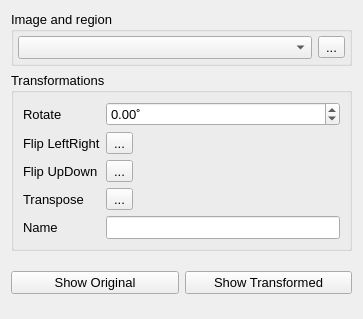
<?xml version="1.0" encoding="UTF-8"?>
<ui version="4.0">
 <class>XRD2</class>
 <widget class="QWidget" name="XRD2">
  <property name="geometry">
   <rect>
    <x>0</x>
    <y>0</y>
    <width>363</width>
    <height>319</height>
   </rect>
  </property>
  <property name="font">
   <font>
    <pointsize>10</pointsize>
   </font>
  </property>
  <property name="windowTitle">
   <string>Form</string>
  </property>
  <layout class="QVBoxLayout" name="verticalLayout">
   <item>
    <widget class="QGroupBox" name="groupBox">
     <property name="title">
      <string>Image and region</string>
     </property>
     <layout class="QHBoxLayout" name="horizontalLayout_2">
      <property name="leftMargin">
       <number>4</number>
      </property>
      <property name="topMargin">
       <number>4</number>
      </property>
      <property name="rightMargin">
       <number>4</number>
      </property>
      <property name="bottomMargin">
       <number>4</number>
      </property>
      <item>
       <widget class="QComboBox" name="image">
        <property name="neutrinoImage" stdset="0">
         <bool>true</bool>
        </property>
       </widget>
      </item>
      <item>
       <widget class="QToolButton" name="rectROI">
        <property name="text">
         <string>...</string>
        </property>
        <property name="icon">
         <iconset resource="../../../build-neutrinoMaster-Brew-Debug/src/qrc/icons.qrc">
          <normaloff>:/icons/rect.png</normaloff>:/icons/rect.png</iconset>
        </property>
       </widget>
      </item>
     </layout>
    </widget>
   </item>
   <item>
    <widget class="QGroupBox" name="groupBox_5">
     <property name="font">
      <font>
       <pointsize>10</pointsize>
      </font>
     </property>
     <property name="title">
      <string>Transformations</string>
     </property>
     <layout class="QFormLayout" name="formLayout">
      <item row="0" column="0">
       <widget class="QLabel" name="label_4">
        <property name="text">
         <string>Rotate</string>
        </property>
       </widget>
      </item>
      <item row="1" column="0">
       <widget class="QLabel" name="label_3">
        <property name="text">
         <string>Flip LeftRight</string>
        </property>
       </widget>
      </item>
      <item row="1" column="1">
       <widget class="QToolButton" name="flipLR">
        <property name="text">
         <string>...</string>
        </property>
        <property name="icon">
         <iconset resource="../../../build-neutrinoMaster-Brew-Debug/src/qrc/icons.qrc">
          <normaloff>:/icons/flipLeftRight.png</normaloff>:/icons/flipLeftRight.png</iconset>
        </property>
        <property name="checkable">
         <bool>true</bool>
        </property>
        <property name="neutrinoSave" stdset="0">
         <bool>true</bool>
        </property>
       </widget>
      </item>
      <item row="2" column="0">
       <widget class="QLabel" name="label_2">
        <property name="text">
         <string>Flip UpDown</string>
        </property>
       </widget>
      </item>
      <item row="2" column="1">
       <widget class="QToolButton" name="flipUD">
        <property name="text">
         <string>...</string>
        </property>
        <property name="icon">
         <iconset resource="../../../build-neutrinoMaster-Brew-Debug/src/qrc/icons.qrc">
          <normaloff>:/icons/flipUpDown.png</normaloff>:/icons/flipUpDown.png</iconset>
        </property>
        <property name="checkable">
         <bool>true</bool>
        </property>
        <property name="neutrinoSave" stdset="0">
         <bool>true</bool>
        </property>
       </widget>
      </item>
      <item row="3" column="0">
       <widget class="QLabel" name="label">
        <property name="text">
         <string>Transpose</string>
        </property>
       </widget>
      </item>
      <item row="3" column="1">
       <widget class="QToolButton" name="transpose">
        <property name="text">
         <string>...</string>
        </property>
        <property name="icon">
         <iconset resource="../../../build-neutrinoMaster-Brew-Debug/src/qrc/icons.qrc">
          <normaloff>:/icons/transpose.png</normaloff>:/icons/transpose.png</iconset>
        </property>
        <property name="checkable">
         <bool>true</bool>
        </property>
        <property name="neutrinoSave" stdset="0">
         <bool>true</bool>
        </property>
       </widget>
      </item>
      <item row="0" column="1">
       <widget class="QDoubleSpinBox" name="angle">
        <property name="toolTip">
         <string>Fringes orientation</string>
        </property>
        <property name="suffix">
         <string>˚</string>
        </property>
        <property name="minimum">
         <double>-360.000000000000000</double>
        </property>
        <property name="maximum">
         <double>360.000000000000000</double>
        </property>
        <property name="neutrinoSave" stdset="0">
         <bool>true</bool>
        </property>
       </widget>
      </item>
      <item row="4" column="1">
       <widget class="QLineEdit" name="name">
        <property name="neutrinoSave" stdset="0">
         <bool>true</bool>
        </property>
       </widget>
      </item>
      <item row="4" column="0">
       <widget class="QLabel" name="label_5">
        <property name="text">
         <string>Name</string>
        </property>
       </widget>
      </item>
     </layout>
    </widget>
   </item>
   <item>
    <widget class="QWidget" name="widget" native="true">
     <layout class="QHBoxLayout" name="horizontalLayout">
      <property name="leftMargin">
       <number>0</number>
      </property>
      <property name="topMargin">
       <number>0</number>
      </property>
      <property name="rightMargin">
       <number>0</number>
      </property>
      <property name="bottomMargin">
       <number>0</number>
      </property>
      <item>
       <widget class="QPushButton" name="original">
        <property name="text">
         <string>Show Original</string>
        </property>
       </widget>
      </item>
      <item>
       <widget class="QPushButton" name="show">
        <property name="text">
         <string>Show Transformed</string>
        </property>
       </widget>
      </item>
     </layout>
    </widget>
   </item>
  </layout>
 </widget>
 <tabstops>
  <tabstop>image</tabstop>
  <tabstop>rectROI</tabstop>
  <tabstop>angle</tabstop>
  <tabstop>flipLR</tabstop>
  <tabstop>flipUD</tabstop>
  <tabstop>transpose</tabstop>
  <tabstop>name</tabstop>
  <tabstop>original</tabstop>
  <tabstop>show</tabstop>
 </tabstops>
 <resources>
  <include location="../../../build-neutrinoMaster-Brew-Debug/src/qrc/icons.qrc"/>
 </resources>
 <connections/>
</ui>
